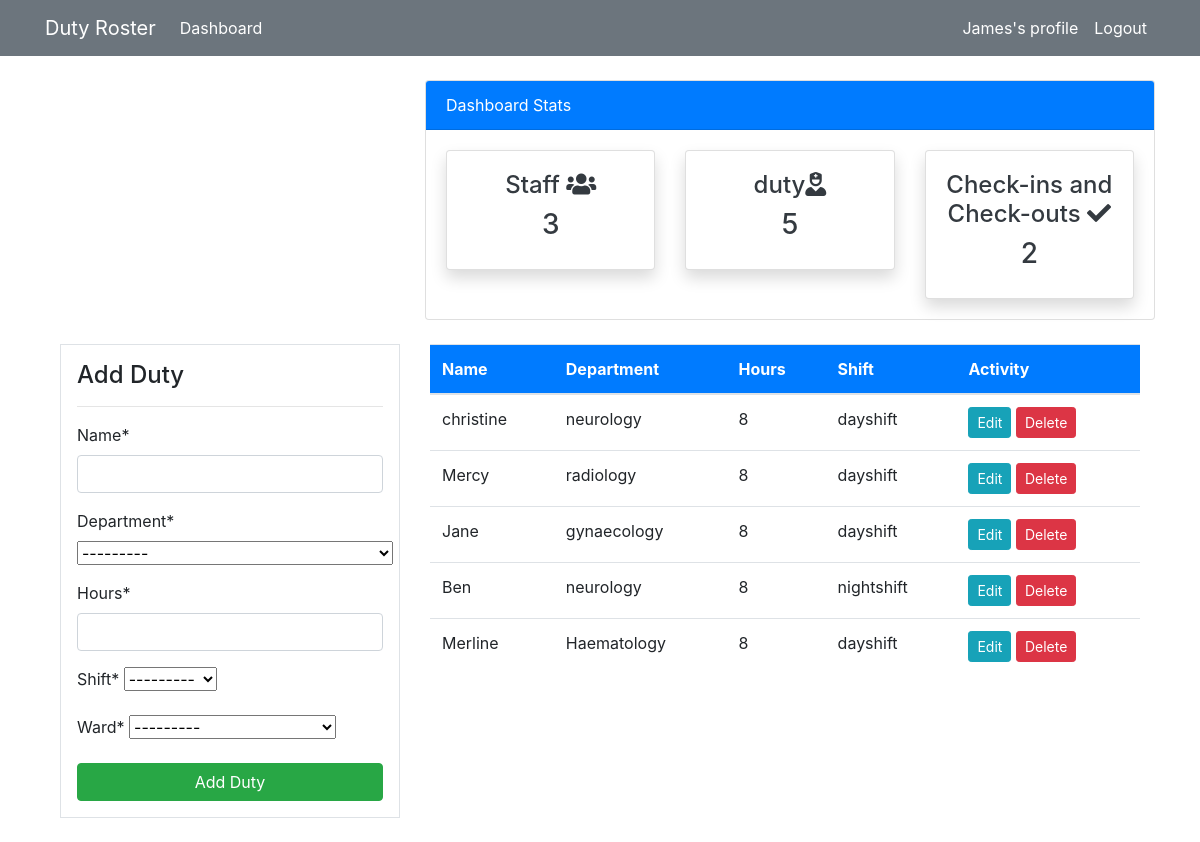
The app's page /duty/ (signed in) with its own data.
### roster/models.py (models this page shows, shortened)
class Ward(models.Model):
    name = models.CharField(max_length=40)
    floor = models.PositiveBigIntegerField()
    department = models.CharField(max_length=40, choices=DEPARTMENT)
    building = models.CharField(max_length=30, null=True,blank=True)
    class Meta:
        verbose_name_plural = 'Ward'
    def __str__(self):
        return f'{self.name} {self.department}'

class Duty(models.Model):
    name = models.CharField(max_length=30)
    department = models.CharField(max_length=50, choices=DEPARTMENT)
    hours = models.PositiveBigIntegerField()
    shift = models.CharField(max_length=30, choices=SHIFTS)
    ward = models.ForeignKey(Ward, on_delete=models.CASCADE, null=True)
    class Meta:
        verbose_name_plural = 'Duty'

### roster/views.py (the view)
# urls.py: path('duty/',views.duty, name='dashboard-duty'),
@login_required(login_url='user-login')
def duty(request):
    items = Duty.objects.all()
    duty_count = items.count()
    workers_count = User.objects.all().count()
    orders_count = Order.objects.all().count()
    if request.method=="POST":
        form= DutyForm(request.POST)
        if form.is_valid():
            form.save()
            duty_name = form.cleaned_data.get('name')#gets the name from the form so and stores in variable duty_name
            messages.success(request, f'Duty for {duty_name} has been added')
            return redirect('dashboard-duty')
    else:
        form = DutyForm()
    context={
        'items':items,
        'form':form,
        'duty_count':duty_count,
        'workers_count':workers_count,
        'orders_count':orders_count,
    }
    return render(request, 'dashboard/duty.html', context)

### roster/forms.py
class DutyForm(forms.ModelForm):
    class Meta:
        model = Duty
        fields=['name','department','hours','shift','ward']

### templates/dashboard/duty.html (shortened to what this page needs)
{% extends "partials/base.html" %}
  {% load crispy_forms_tags %}
  {% block content%}
  {% include 'partials/topnav.html' %}
   <div class="container">
    <div class="row my-4">
        <div class="col-md-4">
            <div class="border bg-white p-3">
                <h4>Add Duty</h4>
                <hr>
                <form method="POST">
                    {{ form|crispy}}
                    <input class="btn btn-success btn-block" type="submit" value="Add Duty">
                </form>
            </div>
        </div>
        <div class="col-md-8">
            <table class="table bg-white">
                <thead class="bg-primary">
                    <tr class="text-white">
                        <th scope="col">Name</th>
                        <th scope="col">Department</th>
                        <th scope="col">Hours</th>
                        <th scope="col">Shift</th>
                        <th scope="col">Activity</th>
                    </tr>
                </thead>
                <tbody>
                    {% for item in items %}
                    <tr>
                        <td>{{ item.name}}</td>
                        <td>{{ item.department}}</td>
                        <td>{{ item.hours }}</td>
                        <td>{{ item.shift }}</td>
                        <td>
                            <a class="btn btn-info btn-sm" href="{% url 'dashboard-duty-update' item.id %}">Edit</a>
                            <a class="btn btn-danger btn-sm" href="{% url 'dashboard-duty-delete' item.id %}">Delete</a>
                        </td>
                    </tr>
                    {% endfor %}
                </tbody>
            </table>
        </div>
    </div>
</div>
{% endblock %}

### templates/partials/nav.html (shortened to what this page needs)
<nav class="navbar navbar-expand-lg navbar-info bg-secondary">
    <div class="container">
        {% if user.is_authenticated %}
        <a class="navbar-brand text-white" href="">Duty Roster</a>
        <div class="collapse navbar-collapse" id="navbarSupportedContent">
            <ul class="navbar-nav mr-auto">
                <li class="nav-item active">
                    <a class="nav-link text-white"href="{% url 'dashboard-index' %}">Dashboard </a>
                </li>
            </ul>
            <ul class="navbar-nav ml-auto">
                <li class="nav-item active">
                    <a class="nav-link text-white" href="{% url 'user-profile' %}" Profile
                        <span class="sr-only">{{ user.username }}'s profile</span></a>
                </li>
                <li class="nav-item">
                    <a class="nav-link text-white" href="{% url 'user-logout' %}">Logout</a>
                </li>
            </ul>
            {% endif %}
        </div>
    </div>
</nav>

### records on screen
Ward: department "---------"
Duty: name "christine", department "neurology", hours "8", shift "dayshift"
Duty: name "Mercy", department "radiology", hours "8", shift "dayshift"
Duty: name "Jane", department "gynaecology", hours "8", shift "dayshift"
Duty: name "Ben", department "neurology", hours "8", shift "nightshift"
Duty: name "Merline", department "Haematology", hours "8", shift "dayshift"

### other values on screen
{{ user.username }} "James"
{{ workers_count }} "3"
{{ duty_count }} "5"
{{ orders_count }} "2"
